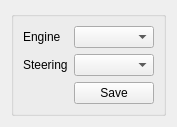
<?xml version="1.0" encoding="UTF-8"?>
<ui version="4.0">
 <class>Form</class>
 <widget class="QWidget" name="Form">
  <property name="geometry">
   <rect>
    <x>0</x>
    <y>0</y>
    <width>174</width>
    <height>113</height>
   </rect>
  </property>
  <property name="windowTitle">
   <string>Form</string>
  </property>
  <layout class="QVBoxLayout" name="verticalLayout">
   <item>
    <widget class="QGroupBox" name="groupBox">
     <property name="title">
      <string/>
     </property>
     <layout class="QGridLayout" name="gridLayout">
      <item row="0" column="1">
       <widget class="QComboBox" name="input_engine_motor"/>
      </item>
      <item row="1" column="1">
       <widget class="QComboBox" name="input_steering_motor"/>
      </item>
      <item row="1" column="0">
       <widget class="QLabel" name="label_2">
        <property name="text">
         <string>Steering</string>
        </property>
       </widget>
      </item>
      <item row="0" column="0">
       <widget class="QLabel" name="label">
        <property name="text">
         <string>Engine</string>
        </property>
       </widget>
      </item>
      <item row="2" column="1">
       <widget class="QPushButton" name="button_close">
        <property name="text">
         <string>Save</string>
        </property>
       </widget>
      </item>
     </layout>
    </widget>
   </item>
  </layout>
 </widget>
 <resources/>
 <connections/>
</ui>
